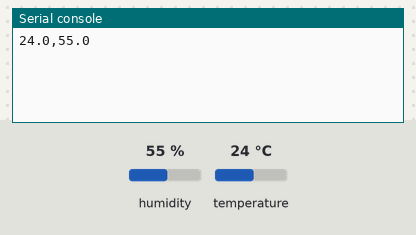
This program was run on a simulated ESP32 board running MicroPython. Parts: the last lines printed to the serial console. Inputs (shaded band) come from the test bench; at power-on: humidity 55 %, temperature 24 °C. No MQTT or app messages arrive unless stated.

Above: at 1.3 s.
1.4 s: humidity set to 22 %
At 3.3 s:
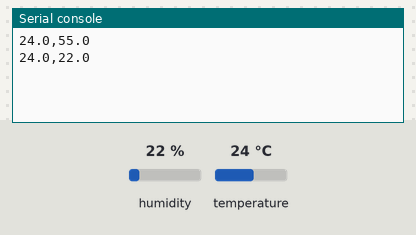
4.1 s: temperature set to 12 °C
At 4.6 s:
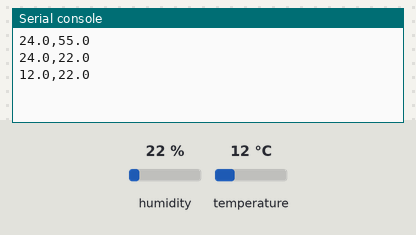
6.8 s: humidity set to 40 %
At 9.4 s:
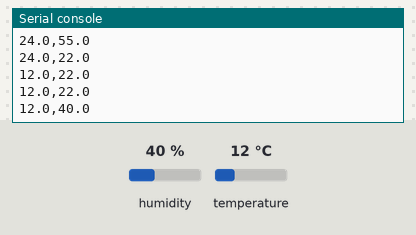
Timing chart, 0 to 10.9 s (numbered marks = the images above; inputs shaded):
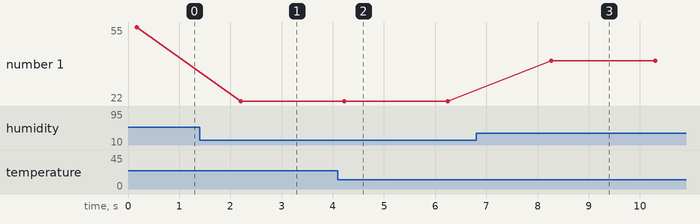

Measured:
- after the input at 1.4 s, the serial console: prints a new line after 0.80 s (image 1)
- after the input at 4.1 s, the serial console: prints a new line after 0.12 s (image 2)
- after the input at 6.8 s, the serial console: prints a new line after 1.5 s (image 3)
- plotted number 1: 55 → 22 after the input at 1.4 s, 22 → 40 after the input at 6.8 s

The program:

pmqtt.py
```python
from machine import Pin
from time import sleep
import dht
from umqtt.simple import MQTTClient

SERVER = '192.168.227.195' # MQTT SERVER ADDRESS (raspberry)
CLIENT_ID = 'ESP32_DHT'
TOPIC = b'temp_humidity'

client = MQTTClient(CLIENT_ID, SERVER)
client.connect()

sensor = dht.DHT11(Pin(15))

while True:
  try:
    sensor.measure()
    temperature = sensor.temperature()
    humedity = sensor.humidity()
    #msg = (b'{0:3.1f},{1:3.1f},{2:3.1f},{3:3.1f}'.format(temperature,humedity,luz,tierra))
    msg = (b'{0:3.1f},{1:3.1f}'.format(temperature,humedity))
    client.publish(TOPIC, msg)
    print(msg.decode())
    sleep(2)
  except OSError as e:
    print('Error al leer el sensor.')
    sleep(2)
```
